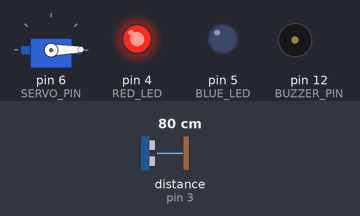
The sketch below on a simulated Arduino Uno, built with avr-gcc and run on an emulated ATmega328P. Shown: servo, output pins drawn as LEDs (lit = HIGH), buzzer (waves = sounding, pin HIGH). Wiring (inferred from the names in the program): ultrasonic range finder: trigger pin 2; echo pin 3. The inputs (shaded band) are chosen by the test bench; at power-on: distance to the obstacle (sensor on pin 3) 80 cm. The echo pulse lasts 58.3 µs per cm; pins used as bus, display or sensor lines are not drawn.

Above: at 1.2 s.
1.3 s: distance to the obstacle (sensor on pin 3) set to 18 cm
2.8 s: distance to the obstacle (sensor on pin 3) set to 14 cm
At 3.44 s:
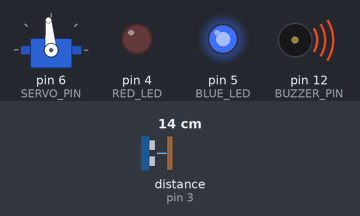
At 7.94 s:
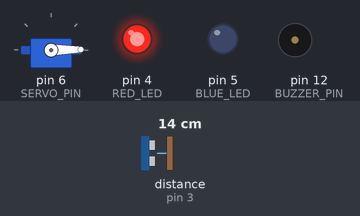
Timing chart, 0 to 11.8 s (numbered marks = the images above; inputs shaded):
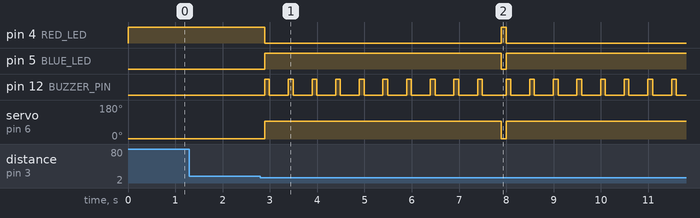

The sketch:

AutomatedGate.ino
```cpp
#include <Servo.h>

// Pin definitions
const int TRIG_PIN = 2;    // Ultrasonic Trigger
const int ECHO_PIN = 3;    // Ultrasonic Echo
const int RED_LED = 4;     // Red LED (Gate Closed)
const int BLUE_LED = 5;    // Blue LED (Gate Open)
const int SERVO_PIN = 6;   // Servo Motor
const int GND_PIN1 = 7;    // Hardwired GND (LOW)
const int GND_PIN2 = 8;    // Hardwired GND (LOW)
const int BUZZER_PIN = 12; // Buzzer

// Variables
Servo gateServo;
const float GATE_CLOSED_ANGLE = 1;   // Gate closed position
const int GATE_OPEN_ANGLE = 95;      // Gate open position
const int DISTANCE_THRESHOLD = 15;   // Distance in cm to trigger gate
bool isGateOpen = false;             // Track gate state

void setup() {
  // Initialize pins
  pinMode(TRIG_PIN, OUTPUT);
  pinMode(ECHO_PIN, INPUT);
  pinMode(RED_LED, OUTPUT);
  pinMode(BLUE_LED, OUTPUT);
  pinMode(BUZZER_PIN, OUTPUT);
  pinMode(GND_PIN1, OUTPUT);
  pinMode(GND_PIN2, OUTPUT);

  // Set D7 and D8 as hardwired LOW
  digitalWrite(GND_PIN1, LOW);
  digitalWrite(GND_PIN2, LOW);

  // Attach the servo
  gateServo.attach(SERVO_PIN);

  // Initial state: gate closed, red LED on
  gateServo.write(GATE_CLOSED_ANGLE);
  digitalWrite(RED_LED, HIGH);
  digitalWrite(BLUE_LED, LOW);
  digitalWrite(BUZZER_PIN, LOW);
}

void loop() {
  // Measure distance
  long duration;
  float distance;

  // Trigger the ultrasonic sensor
  digitalWrite(TRIG_PIN, LOW);
  delayMicroseconds(2);
  digitalWrite(TRIG_PIN, HIGH);
  delayMicroseconds(10);
  digitalWrite(TRIG_PIN, LOW);

  // Read echo and convert to distance
  duration = pulseIn(ECHO_PIN, HIGH);
  distance = (duration * 0.0343) / 2;

  // If car is close and gate is closed
  if (distance < DISTANCE_THRESHOLD && !isGateOpen) {
    // Open the gate
    gateServo.write(GATE_OPEN_ANGLE);
    digitalWrite(BLUE_LED, HIGH);
    digitalWrite(RED_LED, LOW);
    isGateOpen = true;

    // Beep the buzzer 2 times per second for 5 seconds
    for (int i = 0; i < 10; i++) { // 10 beeps = 5 seconds
      digitalWrite(BUZZER_PIN, HIGH);
      delay(100); // ON for 100ms
      digitalWrite(BUZZER_PIN, LOW);
      delay(400); // OFF for 400ms
    }

    // Close the gate
    gateServo.write(GATE_CLOSED_ANGLE);
    digitalWrite(BLUE_LED, LOW);
    digitalWrite(RED_LED, HIGH);
    digitalWrite(BUZZER_PIN, LOW);
    isGateOpen = false;
  }

  delay(100); // Sensor cooldown
}
```

Measured:
- the behaviour switches between 16 and 15 cm on distance to the obstacle (sensor on pin 3) (found by bisection; images 0 and 1)
- after the input at 1.3 s, every drawn part: stays the same
- after the input at 2.8 s, pin 4 (RED_LED): HIGH → LOW after 0.09 s, → HIGH 5.0 s later, → LOW 0.10 s later; pin 5 (BLUE_LED): LOW → HIGH after 0.09 s, → LOW 5.0 s later, → HIGH 0.10 s later
